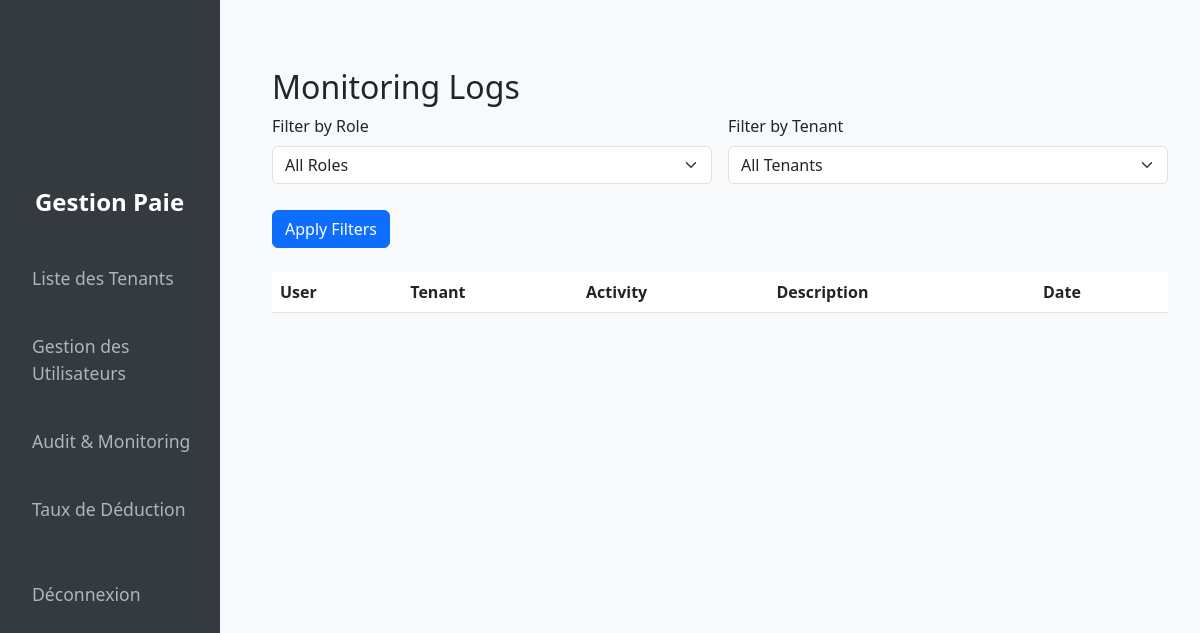
The page /audits/monitorings/ (signed in) on the database as committed earlier.
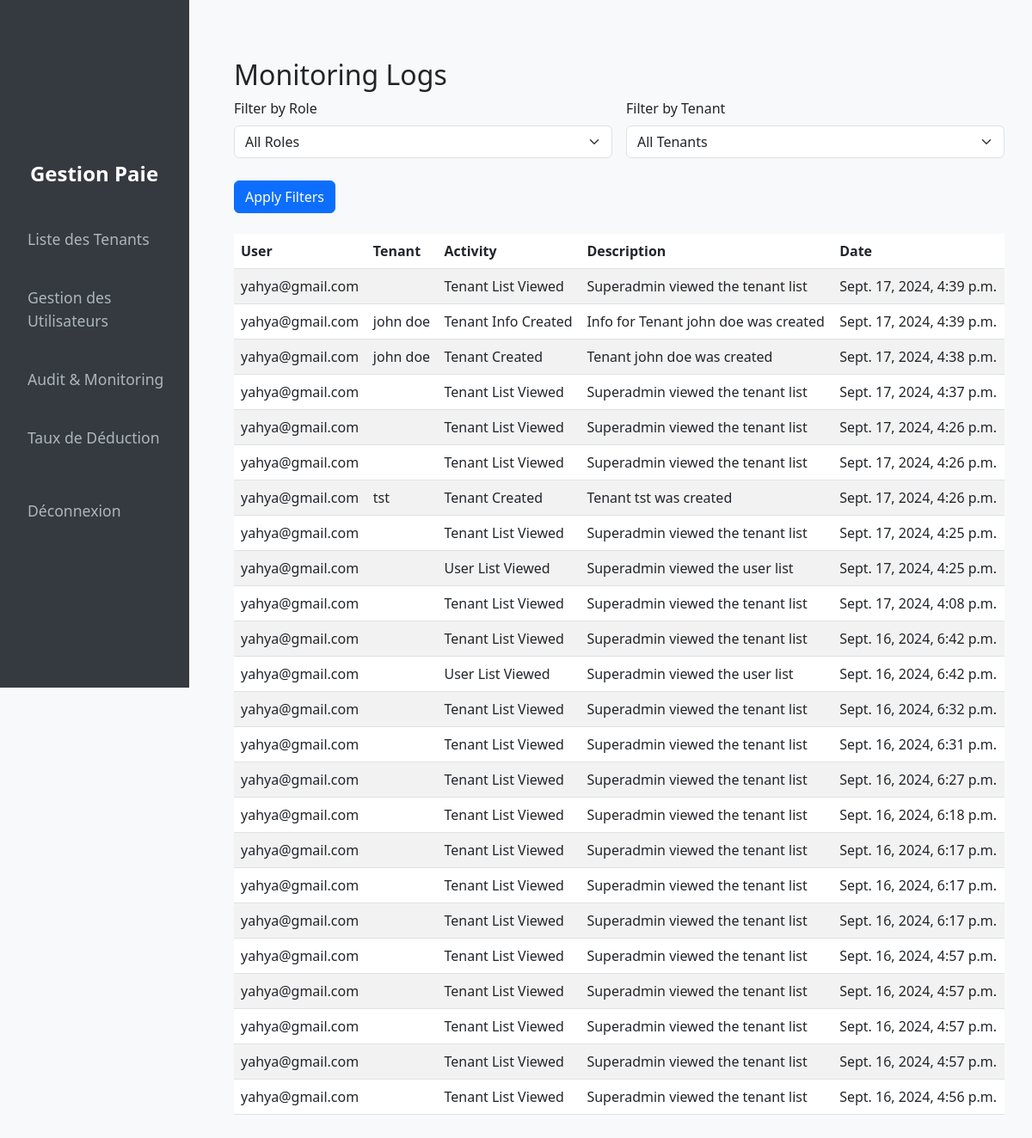
The same page on the database as committed later.
### audit/models.py (models this page shows, shortened)
class Monitoring(models.Model):
    tenant = models.ForeignKey(Tenant, on_delete=models.CASCADE,null=True,blank=True)
    user = models.ForeignKey(CustomUser, on_delete=models.CASCADE)  # Use CustomUser
    activity = models.CharField(max_length=100)
    description = models.TextField(blank=True)
    timestamp = models.DateTimeField(auto_now_add=True)
    class Meta:
        ordering = ['-timestamp']

### users/models.py (models this page shows, shortened)
class CustomUser(AbstractUser):
    ROLE_CHOICES = (
        ('member', 'Member'),
        ('admin', 'Admin'),
        ('superadmin', 'Superadmin'),
    )
    username = None  # Remove the username field
    email = models.EmailField(unique=True)  # Use email as the unique identifier
    role = models.CharField(max_length=10, choices=ROLE_CHOICES, default='member')
    tenant = models.ForeignKey(Tenant, on_delete=models.SET_NULL, null=True, blank=True)
    groups = models.ManyToManyField(
        'auth.Group',
        related_name='customuser_set',  # Provide a unique related_name
        blank=True
    )
    user_permissions = models.ManyToManyField(
        'auth.Permission',
        related_name='customuser_permissions_set',  # Provide a unique related_name
        blank=True
    )
    USERNAME_FIELD = 'email'  # Use email as the unique identifier
    REQUIRED_FIELDS = []  # No other required fields
    objects = CustomUserManager()  # Use the custom manager

### tenant/models.py (models this page shows, shortened)
class Tenant(models.Model):
    name = models.CharField(max_length=255)
    created_on = models.DateTimeField(auto_now_add=True)
    on_trial = models.BooleanField(default=False)
    limit_date = models.DateField(null=True, blank=True)
    description = models.TextField(blank=True, null=True)
    active = models.BooleanField(default=True)
    class Meta:
        verbose_name = "Tenant"
        verbose_name_plural = "Tenants"

### audit/views.py (the view)
# urls.py: path('monitorings/', views.monitoring_list, name='monitoring-list'),
@user_passes_test(is_superadmin)
def monitoring_list(request):
    monitorings = Monitoring.objects.all()
    role_filter = request.GET.get('role')
    tenant_filter = request.GET.get('tenant')
    if role_filter:
        monitorings = monitorings.filter(user__role=role_filter)
    if tenant_filter:
        monitorings = monitorings.filter(tenant_id=tenant_filter)
    roles = CustomUser.objects.values_list('role', flat=True).distinct()
    tenants = Tenant.objects.all()
    return render(request, 'audit/monitoring_list.html', {
        'monitorings': monitorings,
        'roles': roles,
        'tenants': tenants
    })

### audit/views.py (called while the page is built)
def is_superadmin(user):
    return user.role == 'superadmin'

### audit/templates/audit/monitoring_list.html (shortened to what this page needs)
<!DOCTYPE html>
<html lang="en">
<head>
    <link href="https://cdn.jsdelivr.net/npm/bootstrap@5.3.0/dist/css/bootstrap.min.css" rel="stylesheet">
</head>
<body>
<nav class="navbar navbar-dark navbar-vertical">
    <div class="container-fluid flex-column">
        <a class="navbar-brand" href="#">Gestion Paie</a>
        <ul class="navbar-nav">
            {% if user.is_superuser %}
            <li class="nav-item">
                <a class="nav-link" href="{% url 'tenant-list' %}">Liste des Tenants</a>
            </li>
            <li class="nav-item">
                <a class="nav-link" href="{% url 'user-list' %}">Gestion des Utilisateurs</a>
            </li>
            <li class="nav-item">
                <a class="nav-link" href="{% url 'audit-list' %}">Audit & Monitoring</a>
            </li>
            <li class="nav-item">
                <a class="nav-link" href="{% url 'taux-list' %}">Taux de Déduction</a>
            </li>
            {% endif %}
        </ul>
        <ul class="navbar-nav ms-auto flex-column mt-3">
            <li class="nav-item">
                <a class="nav-link" href="{% url 'logout' %}">Déconnexion</a>
            </li>
        </ul>
    </div>
</nav>
<div class="content-container">
    <div class="container mt-5">
        <h2>Monitoring Logs</h2>
        <form method="GET" class="row g-3">
            <div class="col-md-6">
                <label for="role" class="form-label">Filter by Role</label>
                <select name="role" id="role" class="form-select">
                    <option value="">All Roles</option>
                </select>
            </div>
            <div class="col-md-6">
                <label for="tenant" class="form-label">Filter by Tenant</label>
                <select name="tenant" id="tenant" class="form-select">
                    <option value="">All Tenants</option>
                </select>
            </div>
            <div class="col-md-12">
                <button type="submit" class="btn btn-primary">Apply Filters</button>
            </div>
        </form>
        <table class="table mt-4 table-striped">
            <thead>
                <tr>
                    <th>User</th>
                    <th>Tenant</th>
                    <th>Activity</th>
                    <th>Description</th>
                    <th>Date</th>
                </tr>
            </thead>
            <tbody>
                {% for monitoring in monitorings %}
                <tr>
                    <td>{{ monitoring.user.email }}</td>
                    <td>{{ monitoring.tenant.name }}</td>
                    <td>{{ monitoring.activity }}</td>
                    <td>{{ monitoring.description }}</td>
                    <td>{{ monitoring.timestamp }}</td>
                </tr>
                {% endfor %}
            </tbody>
        </table>
    </div>
</div>
</body>
</html>

Rows that differ between the two databases and show on the page:
added Monitoring: user.email "yahya@gmail.com", activity "Tenant List Viewed", description "Superadmin viewed the tenant list", timestamp "Sept. 17, 2024, 4:39 p.m."
added Monitoring: user.email "yahya@gmail.com", tenant.name "john doe", activity "Tenant Info Created", description "Info for Tenant john doe was created", timestamp "Sept. 17, 2024, 4:39 p.m."
added Monitoring: user.email "yahya@gmail.com", tenant.name "john doe", activity "Tenant Created", description "Tenant john doe was created", timestamp "Sept. 17, 2024, 4:38 p.m."
added Monitoring: user.email "yahya@gmail.com", activity "Tenant List Viewed", description "Superadmin viewed the tenant list", timestamp "Sept. 17, 2024, 4:37 p.m."
added Monitoring: user.email "yahya@gmail.com", activity "Tenant List Viewed", description "Superadmin viewed the tenant list", timestamp "Sept. 17, 2024, 4:26 p.m."
added Monitoring: user.email "yahya@gmail.com", activity "Tenant List Viewed", description "Superadmin viewed the tenant list", timestamp "Sept. 17, 2024, 4:26 p.m."
added Monitoring: user.email "yahya@gmail.com", tenant.name "tst", activity "Tenant Created", description "Tenant tst was created", timestamp "Sept. 17, 2024, 4:26 p.m."
added Monitoring: user.email "yahya@gmail.com", activity "Tenant List Viewed", description "Superadmin viewed the tenant list", timestamp "Sept. 17, 2024, 4:25 p.m."
added Monitoring: user.email "yahya@gmail.com", activity "User List Viewed", description "Superadmin viewed the user list", timestamp "Sept. 17, 2024, 4:25 p.m."
added Monitoring: user.email "yahya@gmail.com", activity "Tenant List Viewed", description "Superadmin viewed the tenant list", timestamp "Sept. 17, 2024, 4:08 p.m."
added Monitoring: user.email "yahya@gmail.com", activity "Tenant List Viewed", description "Superadmin viewed the tenant list", timestamp "Sept. 16, 2024, 6:42 p.m."
added Monitoring: user.email "yahya@gmail.com", activity "User List Viewed", description "Superadmin viewed the user list", timestamp "Sept. 16, 2024, 6:42 p.m."
added Monitoring: user.email "yahya@gmail.com", activity "Tenant List Viewed", description "Superadmin viewed the tenant list", timestamp "Sept. 16, 2024, 6:32 p.m."
added Monitoring: user.email "yahya@gmail.com", activity "Tenant List Viewed", description "Superadmin viewed the tenant list", timestamp "Sept. 16, 2024, 6:31 p.m."
added Monitoring: user.email "yahya@gmail.com", activity "Tenant List Viewed", description "Superadmin viewed the tenant list", timestamp "Sept. 16, 2024, 6:27 p.m."
added Monitoring: user.email "yahya@gmail.com", activity "Tenant List Viewed", description "Superadmin viewed the tenant list", timestamp "Sept. 16, 2024, 6:18 p.m."
added Monitoring: user.email "yahya@gmail.com", activity "Tenant List Viewed", description "Superadmin viewed the tenant list", timestamp "Sept. 16, 2024, 6:17 p.m."
added Monitoring: user.email "yahya@gmail.com", activity "Tenant List Viewed", description "Superadmin viewed the tenant list", timestamp "Sept. 16, 2024, 6:17 p.m."
added Monitoring: user.email "yahya@gmail.com", activity "Tenant List Viewed", description "Superadmin viewed the tenant list", timestamp "Sept. 16, 2024, 6:17 p.m."
added Monitoring: user.email "yahya@gmail.com", activity "Tenant List Viewed", description "Superadmin viewed the tenant list", timestamp "Sept. 16, 2024, 4:57 p.m."
added Monitoring: user.email "yahya@gmail.com", activity "Tenant List Viewed", description "Superadmin viewed the tenant list", timestamp "Sept. 16, 2024, 4:57 p.m."
added Monitoring: user.email "yahya@gmail.com", activity "Tenant List Viewed", description "Superadmin viewed the tenant list", timestamp "Sept. 16, 2024, 4:57 p.m."
added Monitoring: user.email "yahya@gmail.com", activity "Tenant List Viewed", description "Superadmin viewed the tenant list", timestamp "Sept. 16, 2024, 4:57 p.m."
added Monitoring: user.email "yahya@gmail.com", activity "Tenant List Viewed", description "Superadmin viewed the tenant list", timestamp "Sept. 16, 2024, 4:56 p.m."
